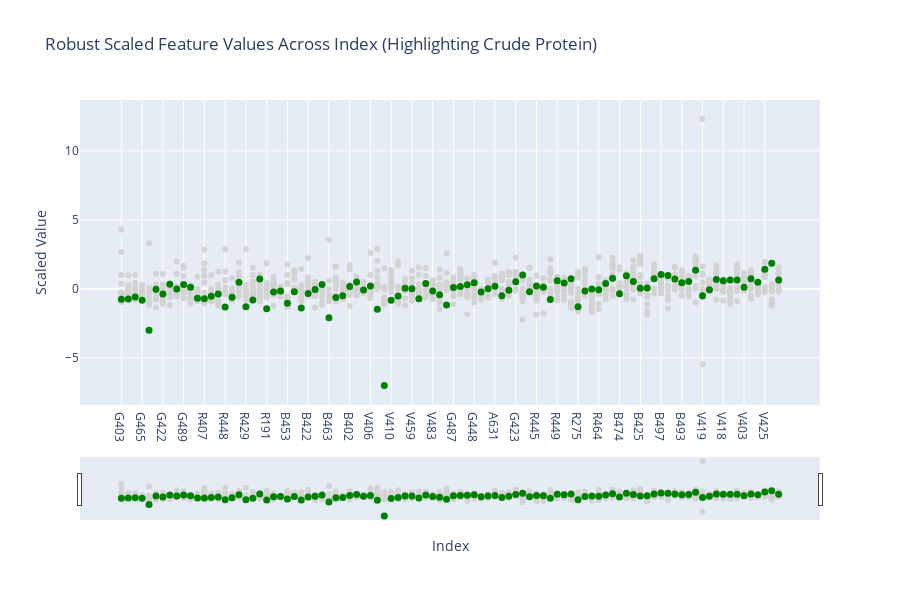

Notebook cell for this chart:
### Markdown cell above
`IMPORTANT:`the project description spcifically says "predict the crude protein weight using the remaining features in the dataset, excluding the animal ID." so we corrected the `empty_muscular_stomach` but we will not perform feature selection at this stage, basically we ll have this initial approach were we will test the models with all the features. If futher instructions state otherwise we will follow the analysis above.

### Code cell
scaler = RobustScaler()
scaled_values = scaler.fit_transform(df)
scaled_df = pd.DataFrame(scaled_values, columns=df.columns, index=df.index)

# Create interactive scatter plot
fig = go.Figure()

# Plot all features in light grey
for col in scaled_df.columns:
    if col != 'crude_protein':
        fig.add_trace(go.Scatter(
            x=scaled_df.index,
            y=scaled_df[col],
            mode='markers',
            marker=dict(color='lightgrey', size=6),
            name=col,
            text=[f'{col}: {val:.2f}' for val in scaled_df[col]],
            hoverinfo='text'
        ))

# Plot 'crude_protein' in green
fig.add_trace(go.Scatter(
    x=scaled_df.index,
    y=scaled_df['crude_protein'],
    mode='markers',
    marker=dict(color='green', size=7),
    name='crude_protein',
    text=[f'crude_protein: {val:.2f}' for val in scaled_df['crude_protein']],
    hoverinfo='text'
))

# Layout with scrollable x-axis
fig.update_layout(
    title='Robust Scaled Feature Values Across Index (Highlighting Crude Protein)',
    xaxis=dict(title='Index', rangeslider=dict(visible=True)),
    yaxis=dict(title='Scaled Value'),
    height=600,
    showlegend=False
)

fig.show()
